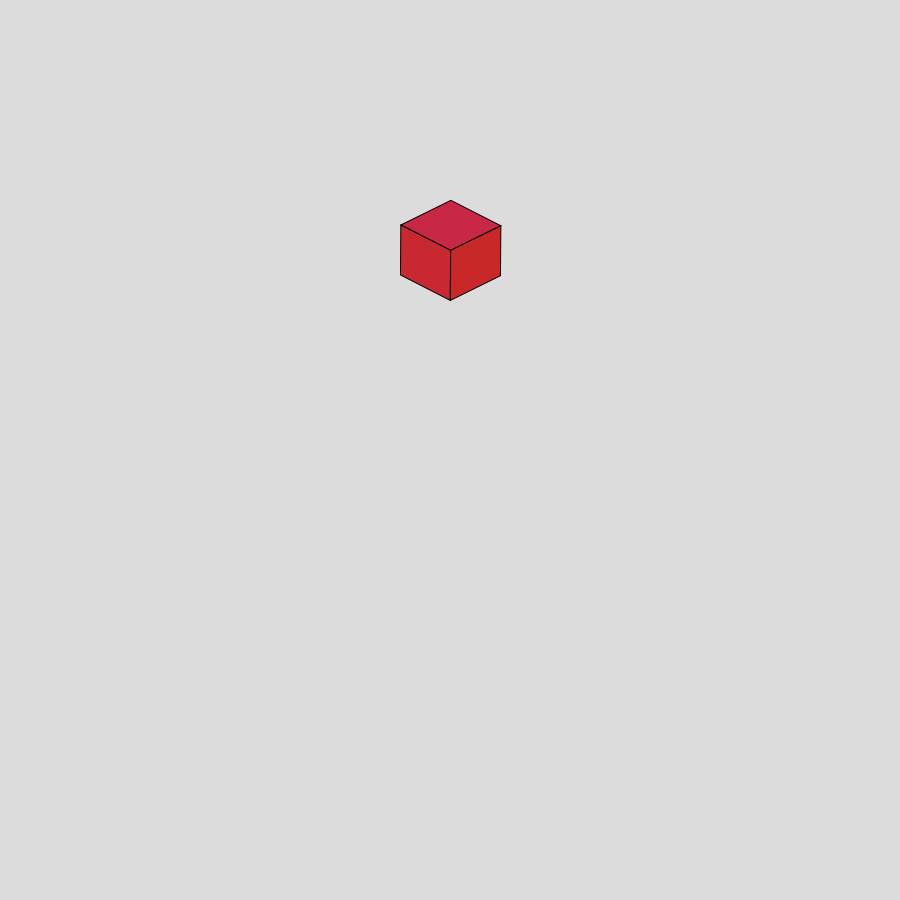
Frame 1 (no input)
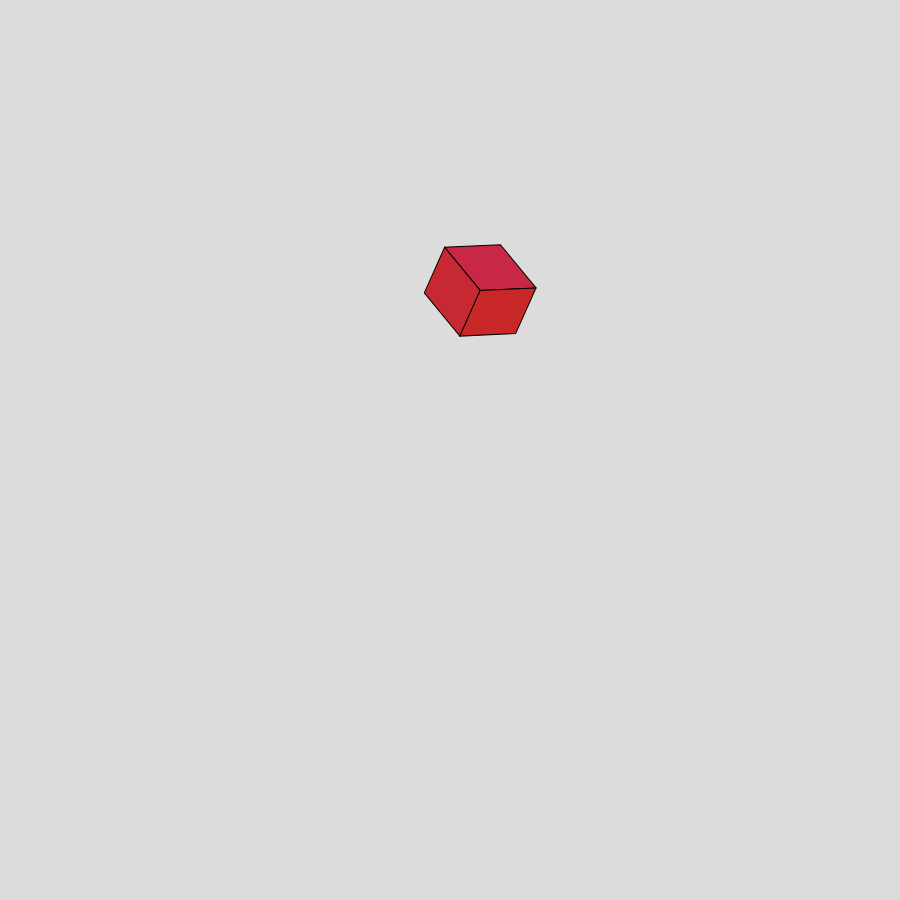
Frame 60 (no input)
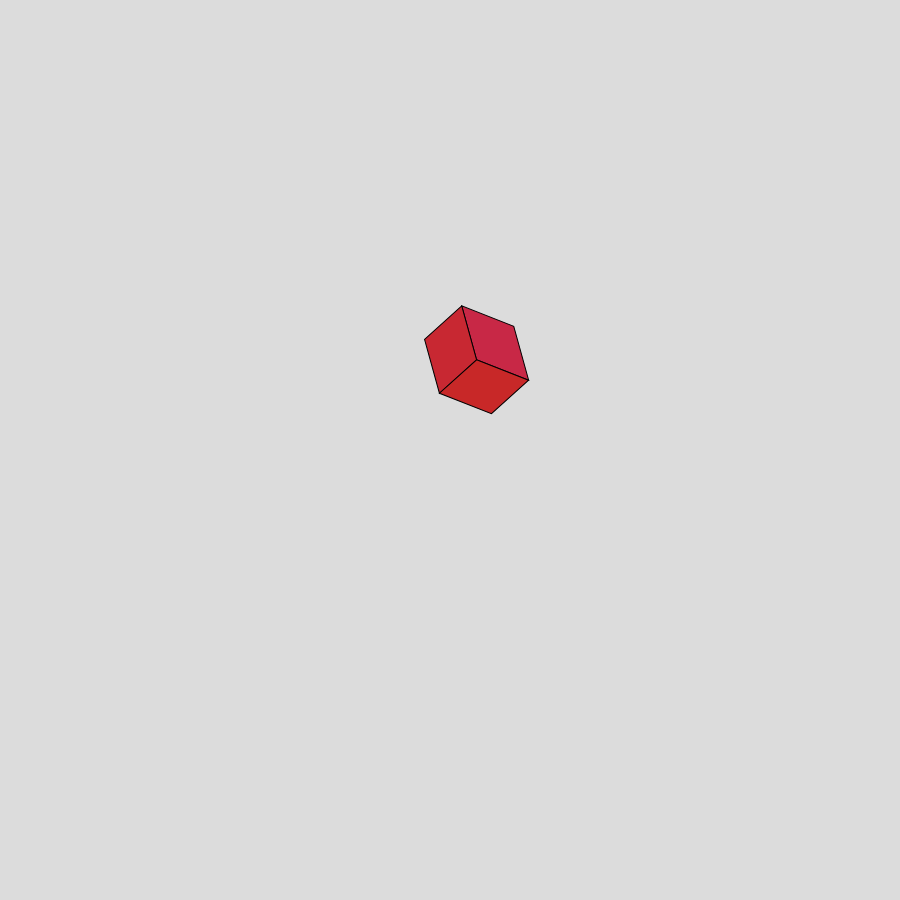
Frame 120 (the mouse pressed at the canvas centre since frame 60)

The p5.js sketch that drew these frames (run headless with seeded random() and noise() and a simulated clock; from frame 60 on, the mouse is pressed at the canvas centre):

// p5.js sketch
// ── sketch.js
let d;
let d2;

let X;
let speed;

function setup() {
  createCanvas(900, 900);
  d = new Doos(400, 400, 400 + 150);
  d2 = new Doos(300, 300, 300 + 150);
  X = 0;
}

function draw() {
  background(220);
speed = 1;
X = X + speed;

translate(400,200);
rotate(radians(frameCount * 0.4));
Doos(X, 0, 100, 100, 200);
  


}


function Doos(x, y , w, h, c){
    

      

    fill(c,40,70);
    quad(x+w/2,y,x+w,y+h/4,x+w/2,y+h/2,x,y+h/4);
    fill(c,40,50);
    quad(x,y+h/4,x+w/2,y+h/2,x+w/2,y+h,x,y+h*3/4);
    fill(c,40,40);
    quad(x+w,y+h/4,x+w/2,y+h/2,x+w/2,y+h,x+w,y+h*3/4);
  

}
